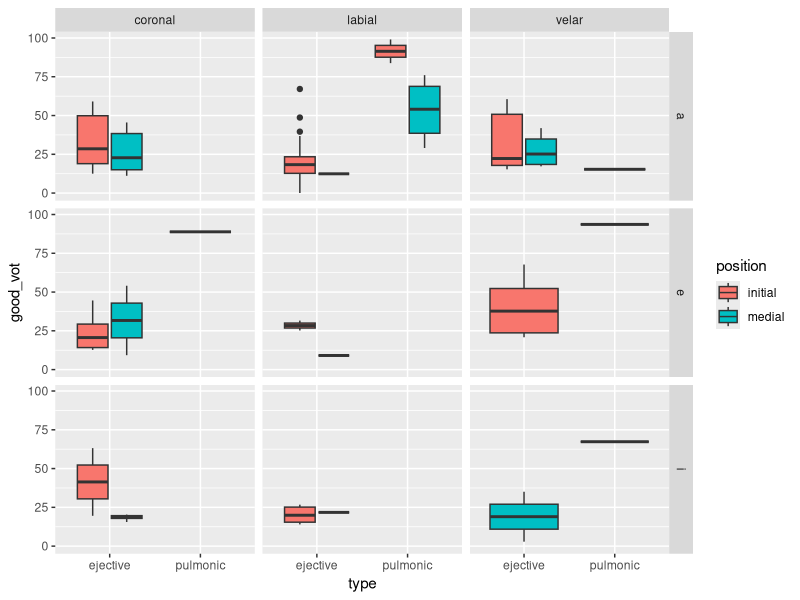

This figure's R source:
## ---- chunk 1
mon.data <- readr::read_delim("log_vot_measures.txt", " ")
mon.data$speaker <- NULL
mon.data$onset_f <- NULL
mon.data$onset_v <- NULL
mon.data$offset_f <- NULL
mon.data$offset_v <- NULL
mon.data$syllables <- NULL
mon.data$X21 <- NULL

mon.subset <- dplyr::filter(mon.data, good_vot > 0)
mon.subset <- dplyr::filter(mon.subset, good_vot < 100)
mon.subset <- dplyr::filter(mon.subset, vowel == c("a", "e", "i"))
## ---- chunk 2
library(ggplot2)

ggplot(mon.subset, aes(x = type, y = good_vot, fill = position)) +
  geom_boxplot() +
  facet_grid(vowel ~ place)
  
